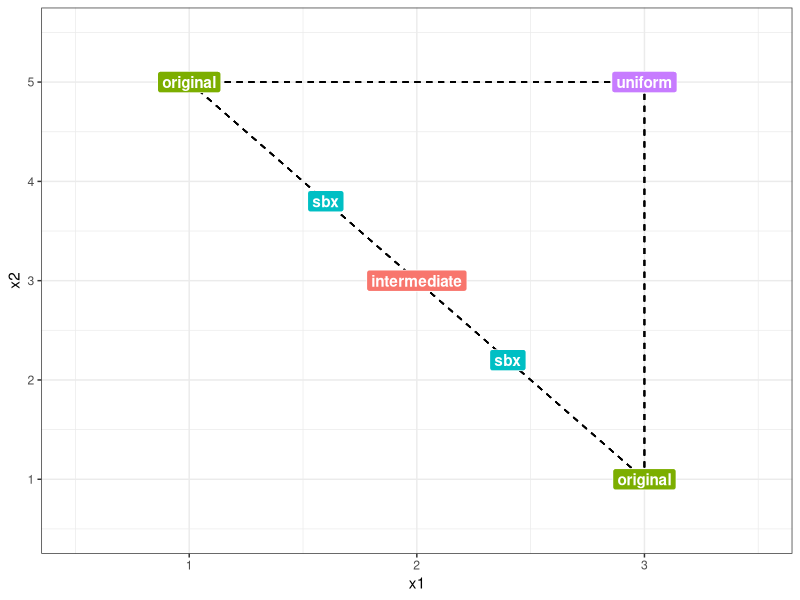
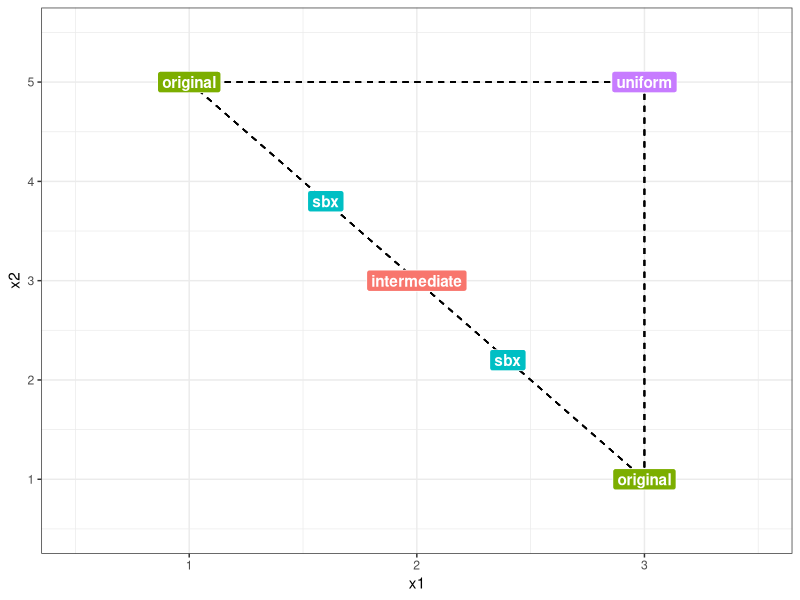

Recreate these plots in R, in order.
# ------------------------------------------------------------------------------
# evolutionary algorithms

# FIG: plot ea and recombination methods for numerical optimization
# ------------------------------------------------------------------------------

library(ggplot2)

# ------------------------------------------------------------------------------

df = data.frame(x1 = c(1, 3), x2 = c(5, 1))
df$label = c("original", "original")

df = rbind(df, c(3, 5, "uniform"))
df$x1 = as.numeric(df$x1)
df$x2 = as.numeric(df$x2)

x = df[1, 1:2]
xt = df[2, 1:2]
intermediate = 0.5 * (x + xt)

beta = 0.4
sbx1 = intermediate + 0.5 * beta * (xt - x)
sbx2 = intermediate - 0.5 * beta * (xt - x)

df = rbind(df, c(intermediate[, 1], intermediate[, 2], "intermediate"))
df = rbind(df, c(sbx1[, 1], sbx1[, 2], "sbx"))
df = rbind(df, c(sbx2[, 1], sbx2[, 2], "sbx"))
df$x1 = as.numeric(df$x1)
df$x2 = as.numeric(df$x2)


p = ggplot(data = df, aes(x = x1, y = x2, colour = label, label = label)) + geom_point()
p = p + geom_segment(aes(x=df[1, 1], xend=df[2, 1], y=df[1, 2], yend=df[2, 2]), linetype=2, color = "black")
p = p + geom_segment(aes(x=df[1, 1], xend=df[3, 1], y=df[1, 2], yend=df[3, 2]), linetype=2, color = "black")
p = p + geom_segment(aes(x=df[2, 1], xend=df[3, 1], y=df[2, 2], yend=df[3, 2]), linetype=2, color = "black")
p = p + geom_label(aes(fill = label), colour = "white", fontface = "bold")
p = p + theme_bw() + theme(legend.position = "none")
p = p + xlim(c(0.5, 3.5)) + ylim(c(0.5, 5.5))
p
ggsave("../figure_man/ea_recombination_numeric.pdf", p, width = 3, height = 3)
